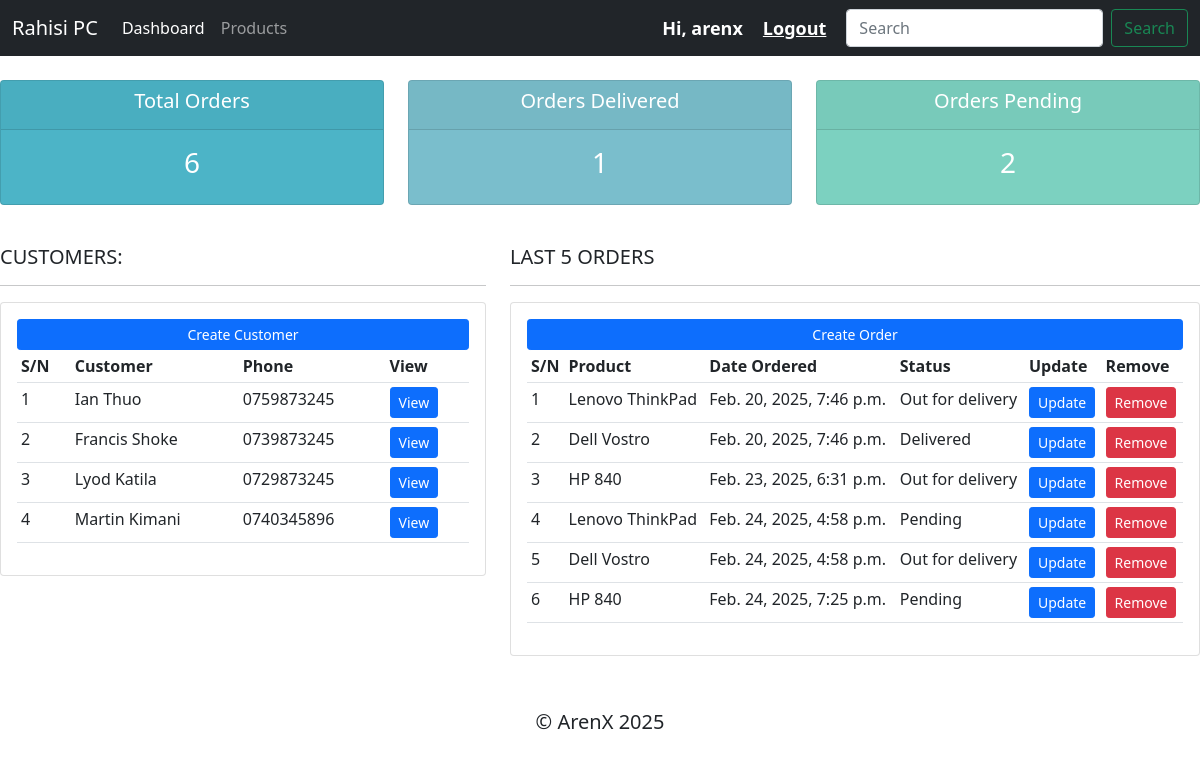
Page / (signed in) on the earlier database version.
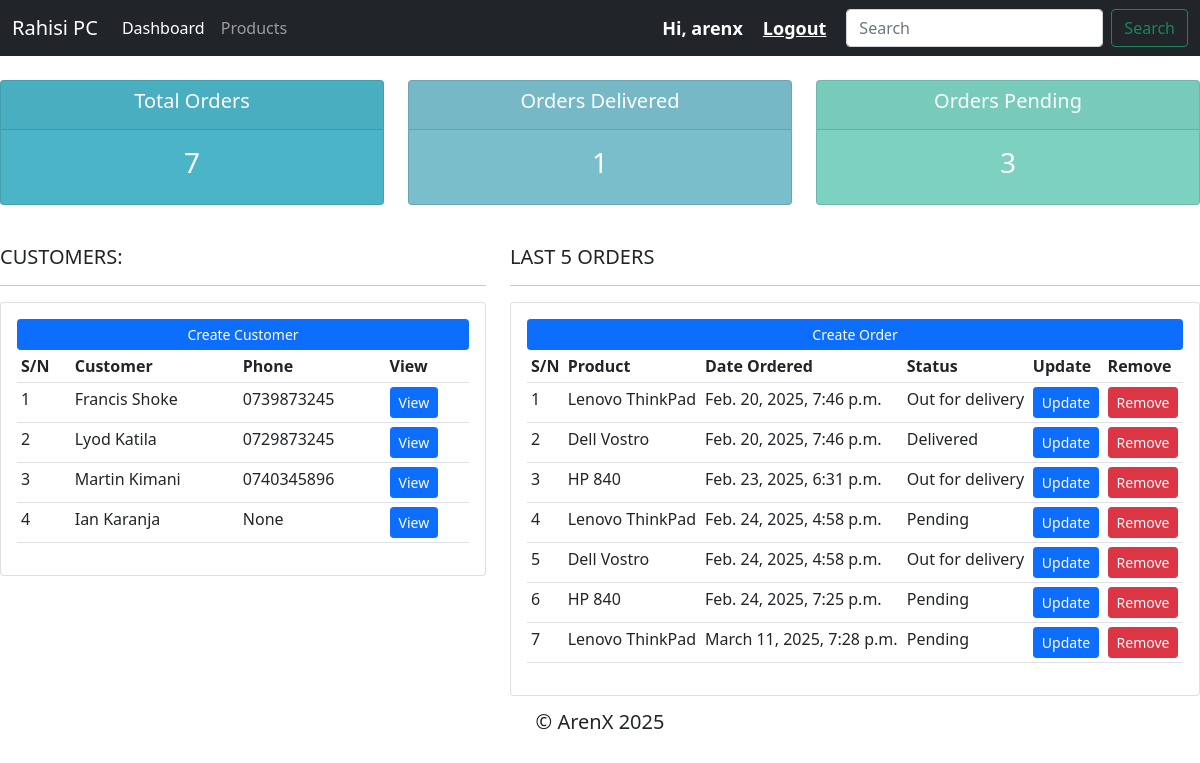
Same page on the later database version.
### accounts/models.py (models this page shows, shortened)
class Customer(models.Model):
    user = models.OneToOneField(User, on_delete=models.CASCADE, null=True)
    name = models.CharField(max_length=200, null=True)
    phone = models.CharField(max_length=200, null=True)
    email = models.CharField(max_length=200, null=True)
    profile_pic = models.ImageField(default="avatar.png",null=True, blank=True)
    date_created = models.DateTimeField(auto_now_add=True, null=True)

class Order(models.Model):
    STATUS = (
        ('Pending', 'Pending'),
        ('Out for delivery', 'Out for delivery'),
        ('Delivered', 'Delivered'),
    )
    customer = models.ForeignKey(Customer, null=True, on_delete=models.SET_NULL)
    product = models.ForeignKey(Product, null=True, on_delete=models.SET_NULL)
    status = models.CharField(max_length=200, null=True, choices=STATUS)
    date_created = models.DateTimeField(auto_now_add=True, null=True)

class Product(models.Model):
    CATEGORY = (
        ('Desktop', 'Desktop'),
        ('Laptop', 'Laptop'),
    )
    name = models.CharField(max_length=200, null=True)
    price = models.FloatField(null=True)
    category = models.CharField(max_length=200, null=True, choices=CATEGORY)
    description = models.CharField(max_length=200, null=True)
    date_created = models.DateTimeField(auto_now_add=True, null=True)
    tags = models.ManyToManyField(Tag)
    def __str__(self):
        return self.name

### accounts/decorators.py (the view)
    def wrapper_func(request, *args, **kwargs):
        group = None
        if request.user.groups.exists():
            group = request.user.groups.all()[0].name
        if group == 'customer':
            return redirect('user_page')
        if group == 'admin':
            return view_func(request, *args, **kwargs)
        return HttpResponse('You are not allocated to a group!')

### accounts/views.py (called while the page is built)
@login_required(login_url='login')
@admin_only
def home(request):
    customers = Customer.objects.all()
    orders = Order.objects.all()
    total_orders = orders.count()
    orders_deliv = orders.filter(status='Delivered').count()
    orders_pending = orders.filter(status='Pending').count()
    context = {
        'customers': customers,
        'orders': orders,
        'total_orders': total_orders,
        'orders_d': orders_deliv,
        'orders_p': orders_pending
    }
    return render(request, 'accounts/dashboard.html', context)

### accounts/templates/accounts/dashboard.html
{% extends 'accounts/base.html' %}
{% block ufala %}
{% include "accounts/status.html" %}
<br>
<div class="row">
    <div class="col-md-5">
        <h5>CUSTOMERS:</h5>
        <hr>
        <div class="card card-body">
            <a href="" class="btn btn-primary btn-sm btn-block">Create Customer</a>
            <table class="table table-sm">
                <tr>
                    <th>S/N</th>
                    <th>Customer</th>
                    <th>Phone</th>
                    <th>View</th>
                </tr>
                {% for customer in customers %}
                <tr>
                    <td>{{forloop.counter}}</td>
                    <td>{{customer.name}}</td>
                    <td>{{customer.phone}}</td>
                    <td><a href="{% url "customer" customer.id %}" class="btn btn-sm btn-primary">View</a></td>
                </tr>
                {% endfor %}
            </table>
        </div>
    </div>
    <div class="col-md-7">
        <h5>LAST 5 ORDERS</h5>
        <hr>
        <div class="card card-body">
            <a href="" class="btn btn-primary btn-sm btn-block">Create Order</a>
            <table class="table table-sm">
                <tr>
                    <th>S/N</th>
                    <th>Product</th>
                    <th>Date Ordered</th>
                    <th>Status</th>
                    <th>Update</th>
                    <th>Remove</th>
                </tr>
                {% for order in orders %}
                <tr>
                    <td>{{forloop.counter}}</td>
                    <td>{{order.product}}</td>
                    <td>{{order.date_created}}</td>
                    <td>{{order.status}}</td>
                    <td><a href="{% url "update_order" order.id %}" class="btn btn-sm btn-primary">Update</a></td>
                    <td><a href="{% url "delete_order" order.id %}" class="btn btn-sm btn-danger">Remove</a></td>
                </tr>
                {% endfor %}
            </table>
        </div>
    </div>
</div>
{% endblock %}

### accounts/templates/accounts/base.html (shortened to what this page needs)
{% load static %}
<!DOCTYPE html>
<html lang="en">
<head>
    <link href="https://cdn.jsdelivr.net/npm/bootstrap@5.0.2/dist/css/bootstrap.min.css" rel="stylesheet">
    <link rel="stylesheet" href="{% static '/css/main.css' %}">
</head>
<body>
    {% include "accounts/navbar.html" %}
    {% block ufala %}
    {% endblock %}
    <footer class="footer">
        <h5>&copy ArenX 2025</h5>
    </footer>
</body>
</html>

### accounts/templates/accounts/navbar.html (shortened to what this page needs)
<nav class="navbar navbar-expand-lg navbar-dark bg-dark">
    <div class="container-fluid">
      <a class="navbar-brand" href="{% url "home" %}">Rahisi PC</a>
      <div class="collapse navbar-collapse" id="navbarSupportedContent">
        <ul class="navbar-nav me-auto mb-2 mb-lg-0">
          {% if request.user.is_staff %}
          <li class="nav-item">
            <a class="nav-link active" aria-current="page" href="{% url "home" %}">Dashboard</a>
          </li>
          <li class="nav-item">
            <a class="nav-link" href="{% url "product" %}">Products</a>
          </li>
          {% else %}
          <li class="nav-item">
            <a class="nav-link" href="{% url "acc_settings" %}">Settings</a>
          </li>
          {% endif %}
        </ul>
        <span class="msg">Hi, {{request.user}}</span>
        <span><a href="{% url "logout" %}" class="msg">Logout</a></span>
        <form class="d-flex">
          <input class="form-control me-2" type="search" placeholder="Search" aria-label="Search">
          <button class="btn btn-outline-success" type="submit">Search</button>
        </form>
      </div>
    </div>
  </nav>

### accounts/templates/accounts/status.html
<br>
<div class="row">
    <div class="col">
        <div class="col-md">
            <div class="card text-center text-white mb-3" id="total-orders">
                <div class="card-header">
                    <h5 class="card-title">Total Orders</h5>
                </div>
                <div class="card-body">
                    <h3 class="card-title">{{total_orders}}</h3>
                </div>
            </div>
        </div>
    </div>
    <div class="col">
        <div class="col-md">
            <div class="card text-center text-white mb-3" id="orders-delivered">
                <div class="card-header">
                    <h5 class="card-title">Orders Delivered</h5>
                </div>
                <div class="card-body">
                    <h3 class="card-title">{{orders_d}}</h3>
                </div>
            </div>
        </div>
    </div>
    <div class="col">
        <div class="col-md">
            <div class="card text-center text-white mb-3" id="orders-pending">
                <div class="card-header">
                    <h5 class="card-title">Orders Pending</h5>
                </div>
                <div class="card-body">
                    <h3 class="card-title">{{orders_p}}</h3>
                </div>
            </div>
        </div>
    </div>
</div>

### static/css/main.css (style rules this page uses)
#total-orders { background-color: #4cb4c7; }
#orders-delivered { background-color: #7abecc; }
#orders-pending { background-color: #7cd1c0; }

### accounts/templates/accounts/base.html (style rules this page uses)
.footer { position: fixed; bottom: 0; left: 0; width: 100%; height: 90px; text-align: center; }

### accounts/templates/accounts/navbar.html (style rules this page uses)
.msg { font-size: 18px; color: #fff; margin-right: 20px; font-weight: bolder; }

Differences in the rows shown:
removed Customer: name "Ian Thuo", phone "0759873245"
added Customer: name "Ian Karanja", phone "None"
added Order: product "Lenovo ThinkPad", date_created "March 11, 2025, 7:28 p.m.", status "Pending"
Other differences:
{{ total_orders }}: "6" → "7"
{{ orders_p }}: "2" → "3"
